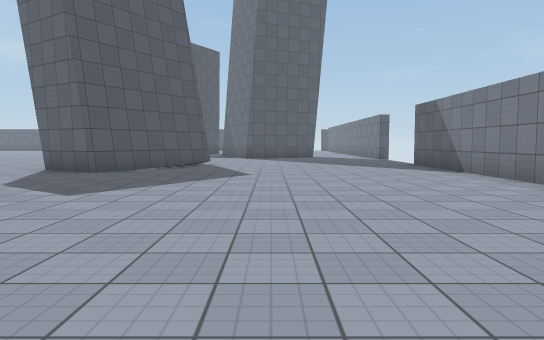
View 1 (above)

24 first-person views from a walk through a scene from a Unity 3-D project. The camera is 1.3 m above the floor, tilts 4° down and sees 70° across. The floor is counted in squares, 2 m on a side. Each view is taken from the middle of a square. On the plan, view 1 faces up. The plan holds only what a view shows up to about 11 squares ahead; the rest is blank. The player is left out. Some animated figures are not drawn. Surface patterns are stand-ins for the level's own textures.

View 2
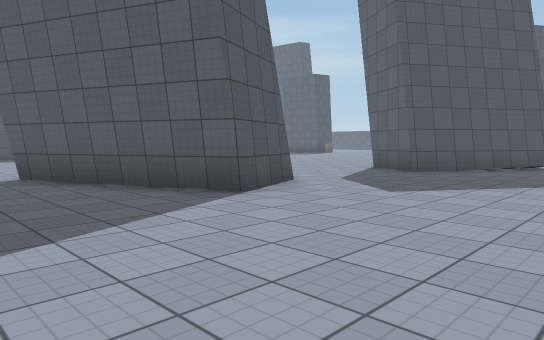

View 3
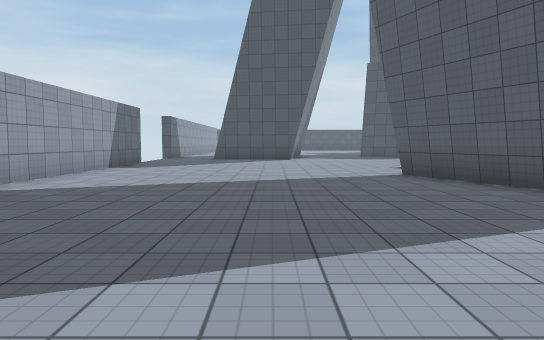

View 4
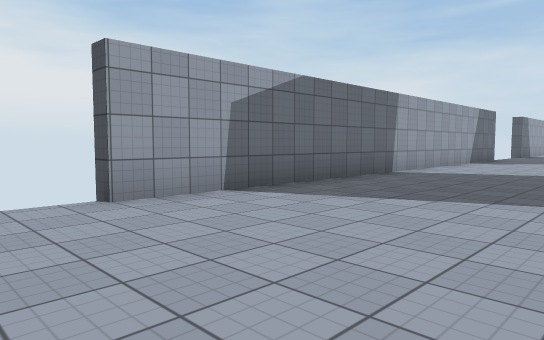

View 5
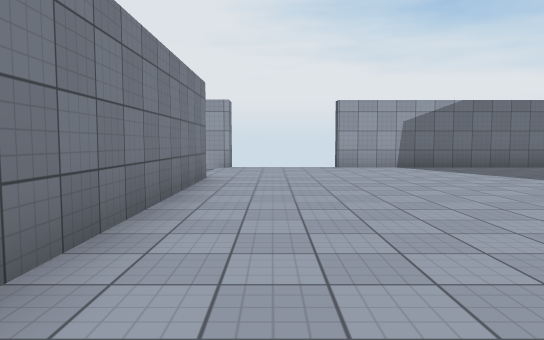

View 6
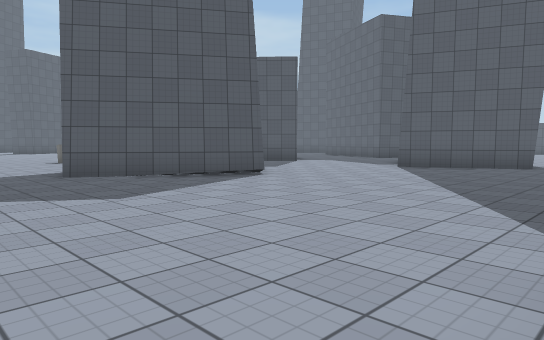

View 7
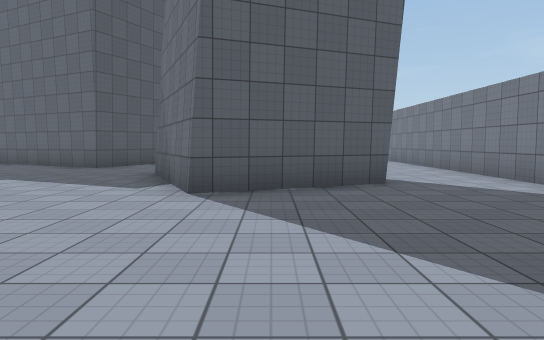

View 8
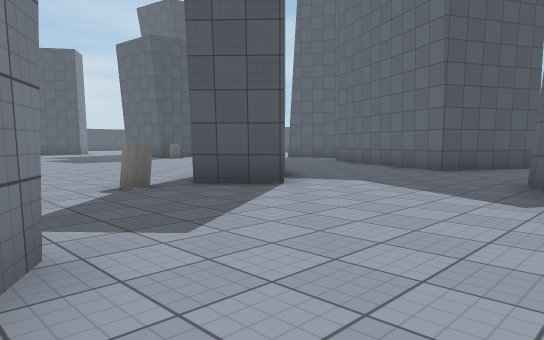

View 9
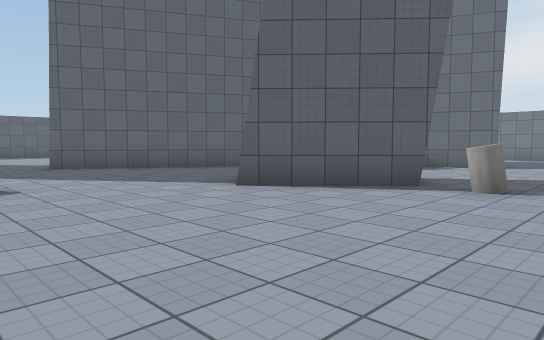

View 10
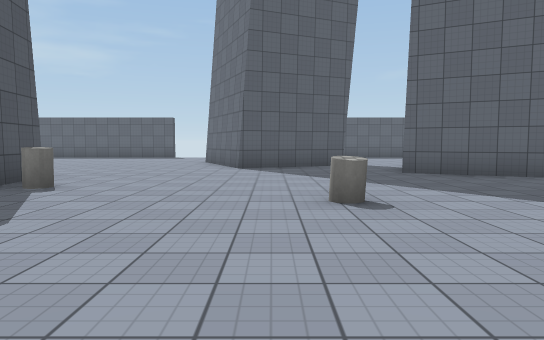

View 11
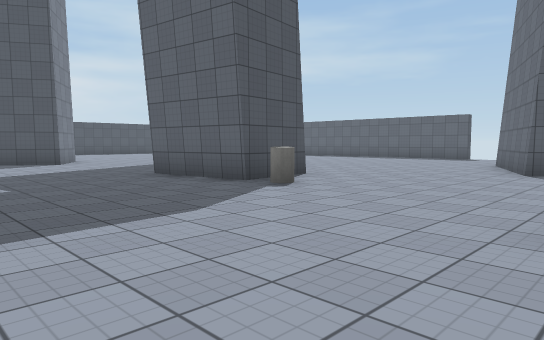

View 12
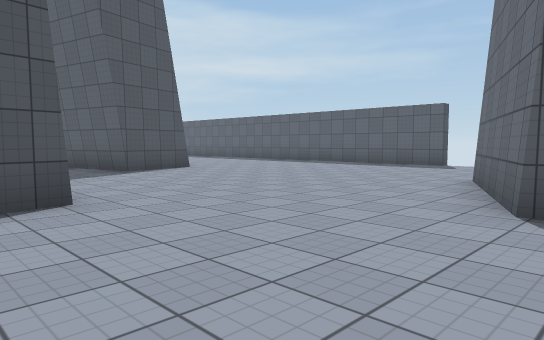

View 13
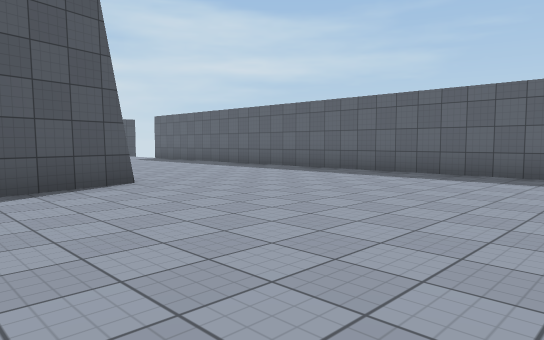

View 14
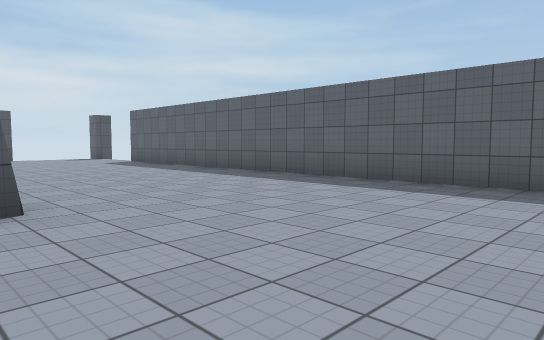

View 15
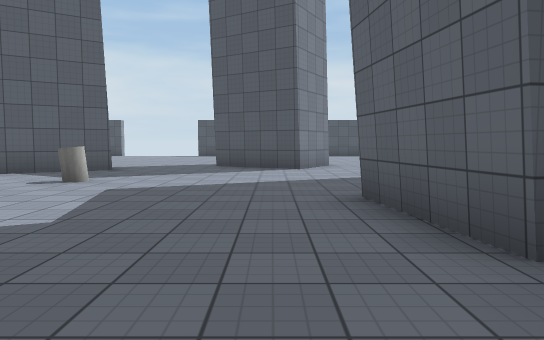

View 16
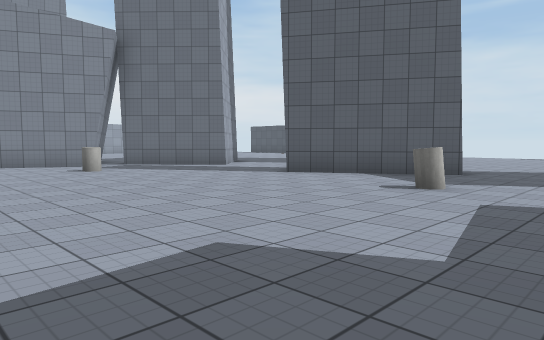

View 17
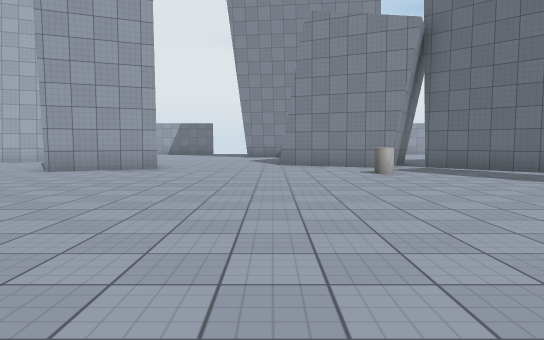

View 18
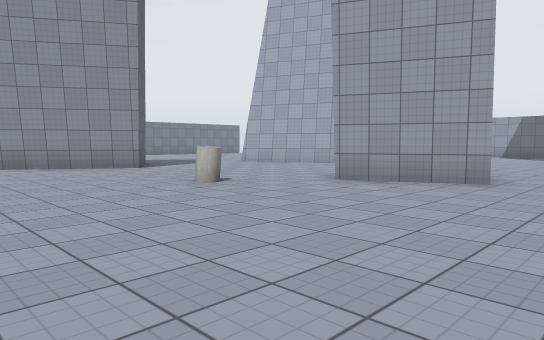

View 19
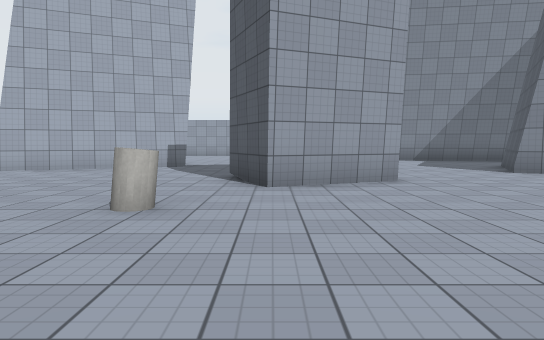

View 20
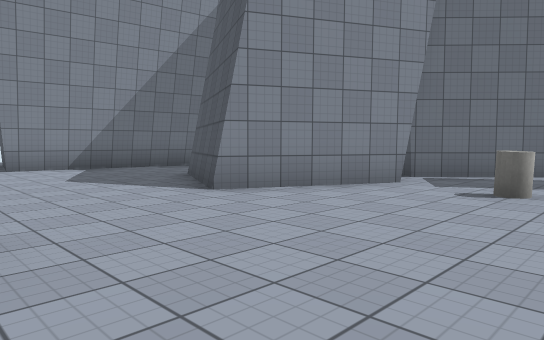

View 21
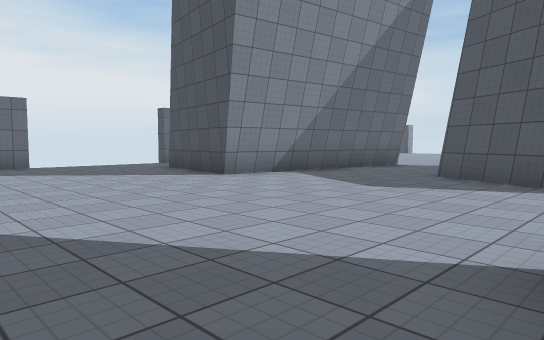

View 22
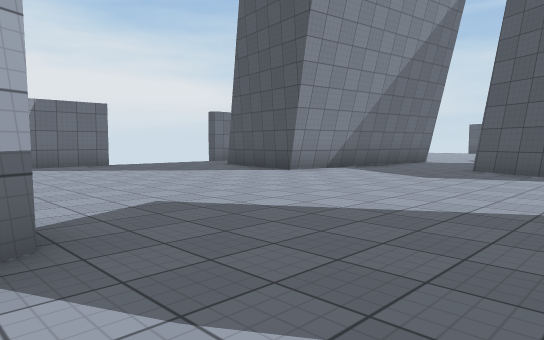

View 23
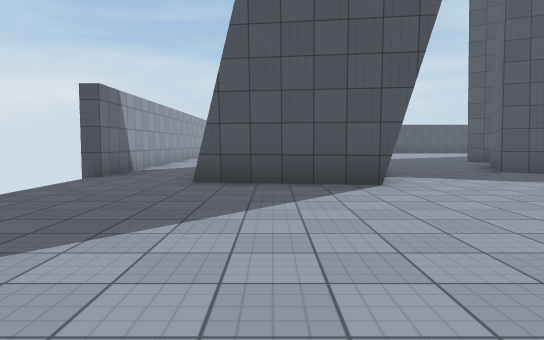

View 24
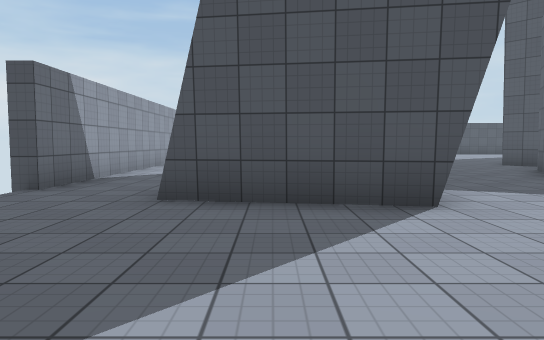

### Floor plan
Points are (right, up) in squares from view 1. A wall is a line through its corners. A room is listed if a view was taken in it or the views show most of it. See-through windows are left out.
Room 1 (views 1, 2, 3, 4, 5, 6, 7, 8, 9, 10, 11, 12, 13, 15, 16, 17, 18, 19, 20, 21, 22, 23, 24)
walls: (-13.3, 7.4) (-10.9, 8.4) (-10.2, 6.7); (-3.6, 12.7) (-2.9, 12.3); (-8.7, 3.2) (-4.6, 5) (-3.9, 3.3) (-8.1, 1.5); (-1.9, 11.7) (-4, 8.4) (-5.5, 9.4) (-3.8, 12.1); (-5.2, 16.5) (-6.3, 15.5) (-8.2, 17.6); (-19.7, 6) (-19.1, 7.1) (-16.3, 5.7) (-17.6, 3) (-19.3, 3.9); (-4.5, 21) (-9.2, 23.4); (1.9, 17.2) (-1, 15.9) (-2.5, 19.2); (-22, 8.7) (-20.1, 6.7); (4.2, 6) (4.2, 11); (-16.4, 22.4) (-16.1, 20.4) (-18.6, 20); (-20.3, 0.6) (-14.9, -0.1) (-15.4, -3.3); (4.2, 17) (4.2, 20.5); (-23.2, 15.2) (-21.3, 12); (-12.6, -5.2) (1.3, -5.2) (1.3, -5.6); (-10.1, 26.1) (-12.8, 24.9); (4.2, -2.2) (4.2, 3.4); (-19.6, -5.2) (-16.4, -5.2) (-16.4, -5.6); (-20.5, 24.8) (-22.9, 24.3); (-25.1, 20.6) (-23.5, 19.7) (-24.9, 17.4); (4, -5.2) (4.8, -5.2)
ways out: opening at (-25, 15.5) to room 2; opening at (-24.8, 23.5) to room 2; opening at (-20.7, 2) to room 2; opening at (-19.5, -4.5) to room 2; opening at (-17, 24.4) to room 2; opening at (-9, 26); opening at (-3.5, 20.5); opening at (3, 19.7); gap at (1, -6); gap at (4, -6); gap at (5, -5); gap at (5, -2)
objects: other object (-21, 16); other object (-18, 9); other object (-15, 21); other object (-11, 19); other object (-10, 10); other object (-6, 15)
Room 2 (view 14)
walls: (-21.6, 5.3) (-22.1, 4.7); (-21, 26.8) (-20.5, 24.8); (-19.3, 3.9) (-20.5, 4.5); (-12.8, 24.9) (-14.2, 28.1); (-16.2, 32.2) (-26.5, 32.2); (-22, -5.2) (-19.6, -5.2)
ways out: opening at (-25, 15.5) to room 1; opening at (-24.8, 23.5) to room 1; opening at (-20.7, 2) to room 1; opening at (-19.5, -4.5) to room 1; opening at (-17, 24.4) to room 1

Where each view was taken, in squares from view 1:
view 1: 0 up, 0 right, facing up
view 2: 0 up, 0 right, facing up-left
view 3: 1 down, 0 right, facing left
view 4: 1 down, 3 right, facing down-left
view 5: 5 up, 3 right, facing down
view 6: 6 up, 4 right, facing up-left
view 7: 11 up, 0 right, facing up
view 8: 12 up, 1 left, facing up-left
view 9: 13 up, 12 left, facing up-right
view 10: 15 up, 12 left, facing up
view 11: 16 up, 11 left, facing up-left
view 12: 21 up, 12 left, facing up-left
view 13: 24 up, 15 left, facing up-left
view 14: 26 up, 17 left, facing up-left
view 15: 19 up, 14 left, facing left
view 16: 18 up, 15 left, facing down-left
view 17: 17 up, 16 left, facing down
view 18: 14 up, 15 left, facing down-right
view 19: 14 up, 11 left, facing down
view 20: 10 up, 13 left, facing down-left
view 21: 6 up, 10 left, facing down-left
view 22: 6 up, 8 left, facing down-left
view 23: 2 down, 9 left, facing left
view 24: 2 down, 11 left, facing left
